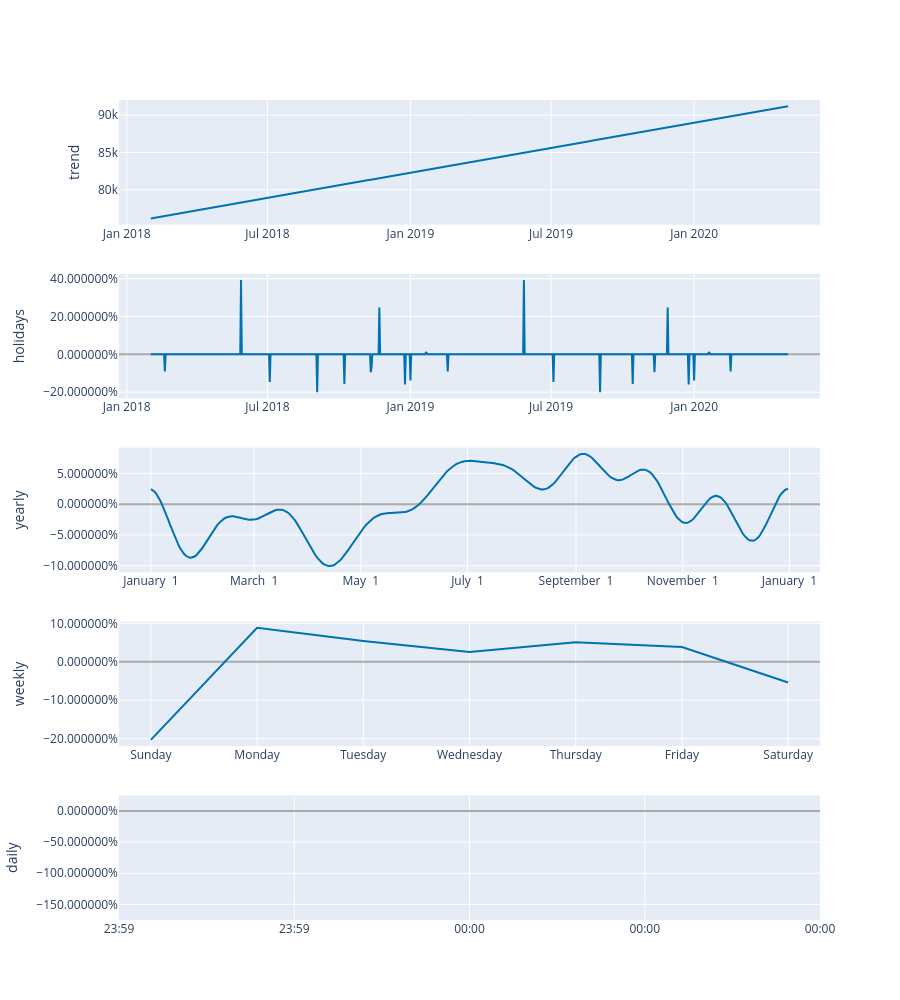

The code cell stored with this chart in its notebook:
### Code cell
from prophet.plot import plot_plotly, plot_components_plotly
plot_components_plotly(final_model,forecast)

### Figure 1 — Plotly figure (JSON) as saved in the notebook; plotly's stock layout.template omitted (floating-point values rounded to 4 significant figures; data arrays with more than 128 entries replaced by an {"elided": "..."} marker saying what was removed)
{"data": [{"line": {"color": "#0072B2", "width": 2}, "mode": "lines", "name": "trend", "type": "scatter", "x": {"elided": "821 str values"}, "xaxis": "x", "y": {"elided": "821 float values"}, "yaxis": "y"}, {"line": {"color": "rgba(0, 114, 178, 0.2)", "width": 0}, "mode": "lines", "name": "trend_upper", "type": "scatter", "x": {"elided": "821 str values"}, "xaxis": "x", "y": {"elided": "821 float values"}, "yaxis": "y"}, {"fill": "tonexty", "fillcolor": "rgba(0, 114, 178, 0.2)", "line": {"color": "rgba(0, 114, 178, 0.2)", "width": 0}, "mode": "lines", "name": "trend_lower", "type": "scatter", "x": {"elided": "821 str values"}, "xaxis": "x", "y": {"elided": "821 float values"}, "yaxis": "y"}, {"line": {"color": "#0072B2", "width": 2}, "mode": "lines", "name": "holidays", "text": {"elided": "821 str values"}, "type": "scatter", "x": {"elided": "821 str values"}, "xaxis": "x2", "y": {"elided": "821 float values"}, "yaxis": "y2"}, {"line": {"color": "#0072B2", "width": 2}, "mode": "lines", "name": "yearly", "type": "scatter", "x": {"elided": "365 str values"}, "xaxis": "x3", "y": {"elided": "365 float values"}, "yaxis": "y3"}, {"line": {"color": "#0072B2", "width": 2}, "mode": "lines", "name": "weekly", "type": "scatter", "x": ["2017-01-01T00:00:00.000000000", "2017-01-02T00:00:00.000000000", "2017-01-03T00:00:00.000000000", "2017-01-04T00:00:00.000000000", "2017-01-05T00:00:00.000000000", "2017-01-06T00:00:00.000000000", "2017-01-07T00:00:00.000000000"], "xaxis": "x4", "y": [-0.2032, 0.0885, 0.05413, 0.02553, 0.05052, 0.03857, -0.05404], "yaxis": "y4"}, {"line": {"color": "#0072B2", "width": 2}, "mode": "lines", "name": "daily", "type": "scatter", "x": ["2017-01-01T00:00:00.000000000"], "xaxis": "x5", "y": [-0.7501], "yaxis": "y5"}], "layout": {"height": 1000, "showlegend": false, "width": 900, "xaxis": {"anchor": "y", "domain": [0, 1], "range": ["2017-12-22T00:00:00", "2020-06-11T00:00:00"], "type": "date"}, "xaxis2": {"anchor": "y2", "domain": [0, 1], "range": ["2017-12-22T00:00:00", "2020-06-11T00:00:00"], "type": "date"}, "xaxis3": {"anchor": "y3", "domain": [0, 1], "range": ["2016-12-13T18:54:02.958904", "2018-01-18T11:04:57.863013"], "tickformat": "%B %e", "type": "date"}, "xaxis4": {"anchor": "y4", "domain": [0, 1], "range": ["2016-12-31T16:48:00", "2017-01-07T07:12:00"], "tickformat": "%A", "type": "date"}, "xaxis5": {"anchor": "y5", "domain": [0, 1], "range": ["2017-01-01T00:00:00", "2017-01-01T00:00:00"], "tickformat": "%H:%M", "type": "date"}, "yaxis": {"anchor": "x", "domain": [0.848, 1], "rangemode": "normal", "title": {"text": "trend"}, "zerolinecolor": "#AAA"}, "yaxis2": {"anchor": "x2", "domain": [0.636, 0.788], "hoverformat": ".2%", "rangemode": "tozero", "tickformat": "%", "title": {"text": "holidays"}, "zerolinecolor": "#AAA"}, "yaxis3": {"anchor": "x3", "domain": [0.424, 0.576], "hoverformat": ".2%", "tickformat": "%", "title": {"text": "yearly"}, "zerolinecolor": "#AAA"}, "yaxis4": {"anchor": "x4", "domain": [0.212, 0.364], "hoverformat": ".2%", "tickformat": "%", "title": {"text": "weekly"}, "zerolinecolor": "#AAA"}, "yaxis5": {"anchor": "x5", "domain": [0, 0.152], "hoverformat": ".2%", "tickformat": "%", "title": {"text": "daily"}, "zerolinecolor": "#AAA"}}}
